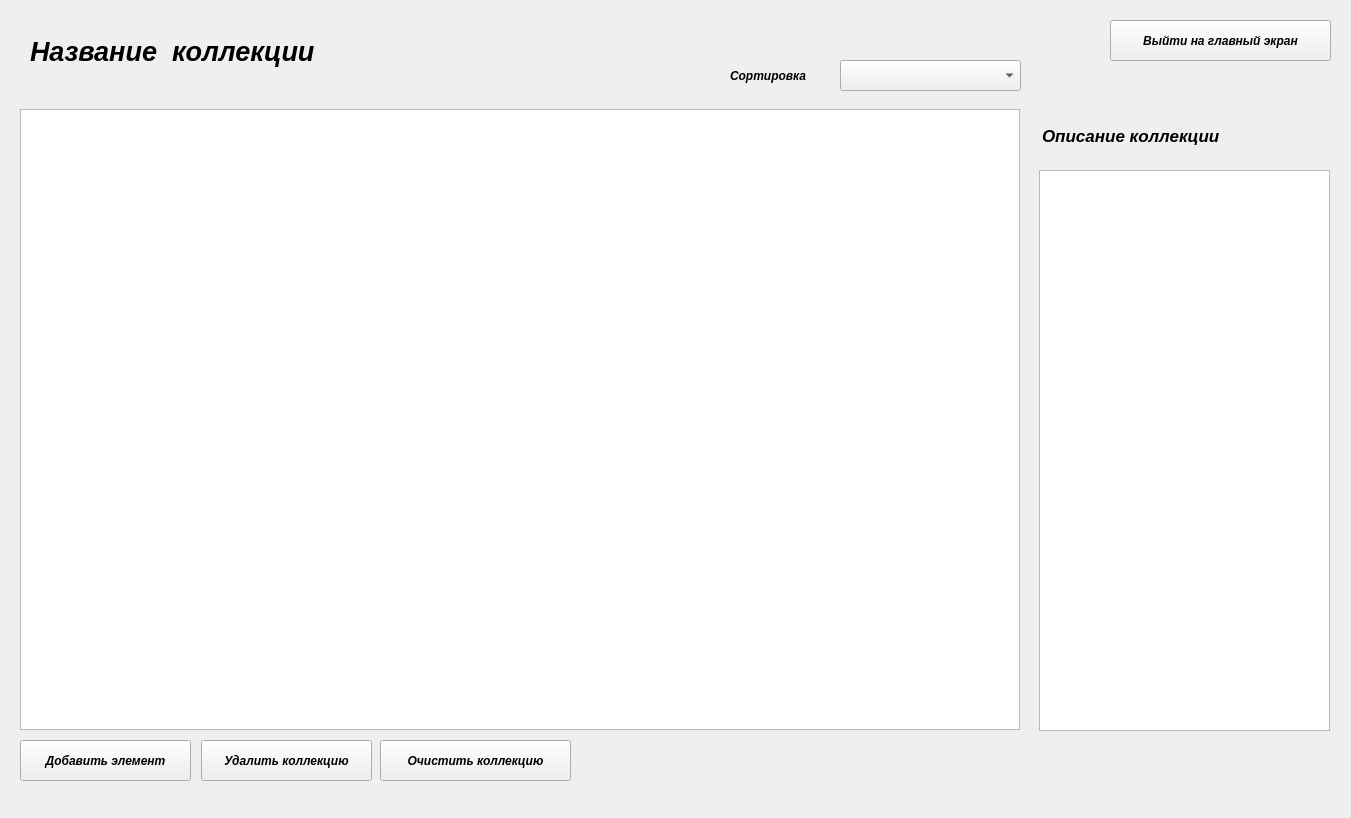
<?xml version="1.0" encoding="UTF-8"?>
<ui version="4.0">
 <class>Form</class>
 <widget class="QWidget" name="Form">
  <property name="geometry">
   <rect>
    <x>0</x>
    <y>0</y>
    <width>1351</width>
    <height>818</height>
   </rect>
  </property>
  <property name="windowTitle">
   <string>Form</string>
  </property>
  <widget class="QPushButton" name="add_el">
   <property name="geometry">
    <rect>
     <x>20</x>
     <y>740</y>
     <width>171</width>
     <height>41</height>
    </rect>
   </property>
   <property name="font">
    <font>
     <pointsize>9</pointsize>
     <weight>75</weight>
     <italic>true</italic>
     <bold>true</bold>
    </font>
   </property>
   <property name="text">
    <string>Добавить элемент</string>
   </property>
  </widget>
  <widget class="QTableWidget" name="table">
   <property name="geometry">
    <rect>
     <x>20</x>
     <y>109</y>
     <width>1000</width>
     <height>621</height>
    </rect>
   </property>
   <property name="sizePolicy">
    <sizepolicy hsizetype="Maximum" vsizetype="Expanding">
     <horstretch>0</horstretch>
     <verstretch>0</verstretch>
    </sizepolicy>
   </property>
  </widget>
  <widget class="QPushButton" name="exit_button">
   <property name="geometry">
    <rect>
     <x>1110</x>
     <y>20</y>
     <width>221</width>
     <height>41</height>
    </rect>
   </property>
   <property name="font">
    <font>
     <pointsize>9</pointsize>
     <weight>75</weight>
     <italic>true</italic>
     <bold>true</bold>
    </font>
   </property>
   <property name="text">
    <string>Выйти на главный экран</string>
   </property>
  </widget>
  <widget class="QLabel" name="name_label">
   <property name="geometry">
    <rect>
     <x>30</x>
     <y>11</y>
     <width>521</width>
     <height>81</height>
    </rect>
   </property>
   <property name="font">
    <font>
     <pointsize>20</pointsize>
     <weight>75</weight>
     <italic>true</italic>
     <bold>true</bold>
    </font>
   </property>
   <property name="text">
    <string>Название  коллекции</string>
   </property>
  </widget>
  <widget class="QPushButton" name="delete_collect_button">
   <property name="geometry">
    <rect>
     <x>201</x>
     <y>740</y>
     <width>171</width>
     <height>41</height>
    </rect>
   </property>
   <property name="font">
    <font>
     <pointsize>9</pointsize>
     <weight>75</weight>
     <italic>true</italic>
     <bold>true</bold>
    </font>
   </property>
   <property name="text">
    <string>Удалить коллекцию</string>
   </property>
  </widget>
  <widget class="QPushButton" name="clearButton">
   <property name="geometry">
    <rect>
     <x>380</x>
     <y>740</y>
     <width>191</width>
     <height>41</height>
    </rect>
   </property>
   <property name="font">
    <font>
     <pointsize>9</pointsize>
     <weight>75</weight>
     <italic>true</italic>
     <bold>true</bold>
    </font>
   </property>
   <property name="text">
    <string>Очистить коллекцию</string>
   </property>
  </widget>
  <widget class="QComboBox" name="sort_by">
   <property name="geometry">
    <rect>
     <x>840</x>
     <y>60</y>
     <width>181</width>
     <height>31</height>
    </rect>
   </property>
   <property name="font">
    <font>
     <italic>true</italic>
    </font>
   </property>
  </widget>
  <widget class="QLabel" name="label">
   <property name="geometry">
    <rect>
     <x>730</x>
     <y>66</y>
     <width>101</width>
     <height>20</height>
    </rect>
   </property>
   <property name="font">
    <font>
     <pointsize>9</pointsize>
     <weight>75</weight>
     <italic>true</italic>
     <bold>true</bold>
    </font>
   </property>
   <property name="text">
    <string>Сортировка</string>
   </property>
  </widget>
  <widget class="QTextEdit" name="description">
   <property name="geometry">
    <rect>
     <x>1039</x>
     <y>170</y>
     <width>291</width>
     <height>561</height>
    </rect>
   </property>
   <property name="font">
    <font>
     <pointsize>9</pointsize>
     <italic>true</italic>
    </font>
   </property>
  </widget>
  <widget class="QLabel" name="label_2">
   <property name="geometry">
    <rect>
     <x>1042</x>
     <y>110</y>
     <width>271</width>
     <height>51</height>
    </rect>
   </property>
   <property name="font">
    <font>
     <pointsize>13</pointsize>
     <weight>75</weight>
     <italic>true</italic>
     <bold>true</bold>
    </font>
   </property>
   <property name="text">
    <string>Описание коллекции</string>
   </property>
  </widget>
 </widget>
 <resources/>
 <connections/>
</ui>
